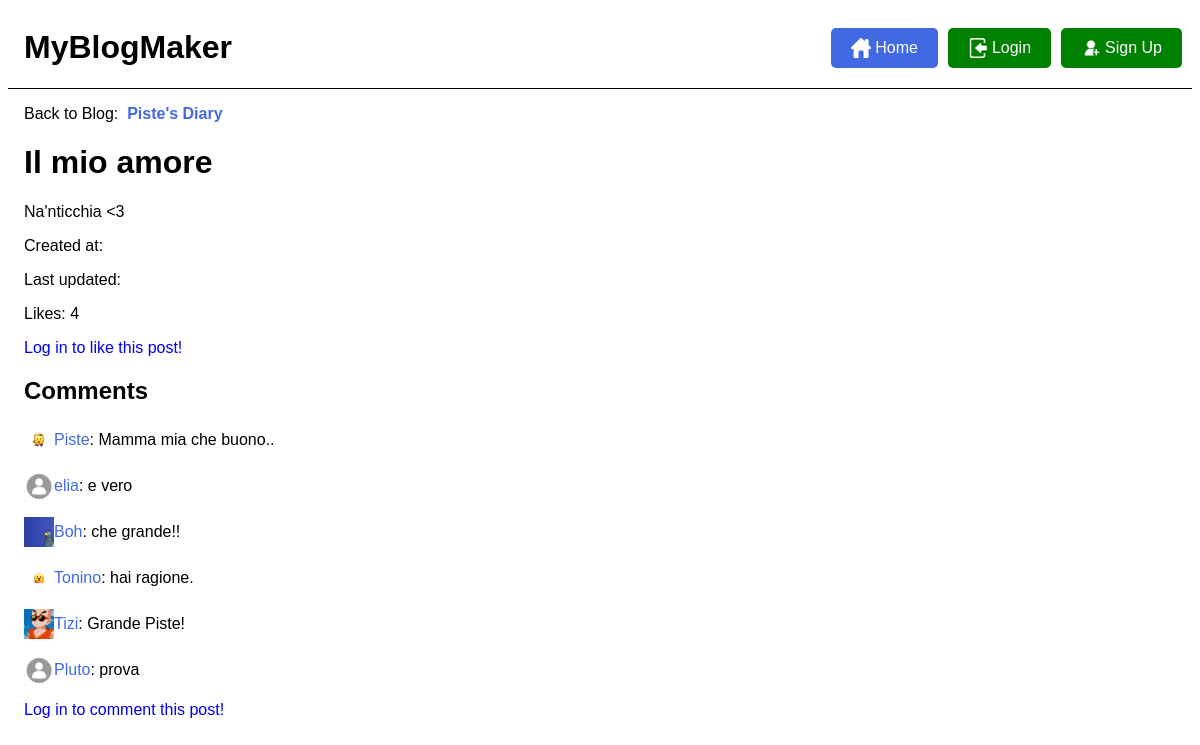
The app's page /post/2/ with its own data.
### blog/models.py (models this page shows, shortened)
class Post(models.Model):
    blog = models.ForeignKey(Blog, on_delete=models.CASCADE, related_name='posts')
    title = models.CharField(max_length=200)
    content = models.TextField()
    published_date = models.DateTimeField(default=timezone.now)
    author = models.ForeignKey(CustomUser, on_delete=models.CASCADE)
    likes = models.ManyToManyField(CustomUser, related_name='liked_posts', blank=True)
    def total_likes(self):
        return self.likes.count()

class Blog(models.Model):
    author = models.ForeignKey(CustomUser, on_delete=models.CASCADE)
    title = models.CharField(max_length=200)
    description = models.TextField()
    created_at = models.DateTimeField(default=timezone.now)
    followers = models.ManyToManyField(CustomUser, related_name='followed_blogs', blank=True)

class Comment(models.Model):
    post = models.ForeignKey(Post, on_delete=models.CASCADE, related_name='comments')
    author = models.ForeignKey(CustomUser, on_delete=models.CASCADE)
    content = models.TextField()
    created_at = models.DateTimeField(default=timezone.now)

### users/models.py (models this page shows, shortened)
class CustomUser(AbstractUser):
    profile_image = models.ImageField(upload_to='profile_images/', default='default.png')
    email = models.CharField(max_length=200, blank=True)
    bio = models.TextField(blank=True)

### blog/views.py (the view)
# urls.py: path('post/<int:pk>/', views.PostDetailView.as_view(), name='post_detail'),
class PostDetailView(DetailView):
    model = Post
    template_name = 'post_detail.html'
    def get_context_data(self, **kwargs):
        data = super().get_context_data(**kwargs)
        likes_connected = get_object_or_404(Post, id=self.kwargs['pk'])
        liked = False
        if likes_connected.likes.filter(id=self.request.user.id).exists():
            liked = True
        data['number_of_likes'] = likes_connected.total_likes()
        data['post_is_liked'] = liked
        data['form'] = CommentForm()
        return data

### templates/post_detail.html (shortened to what this page needs)
{% extends "base_generic.html" %}
{% load static %}
{% block content %}
    <div class="blog_link">
    <p>Back to Blog:  &nbsp;  </p>
    <a href="{% url 'blog_detail' object.blog.pk %}"><h4>{{ object.blog.title }}</h4></a>
    </div>
    <h1>{{ object.title }}</h1>
  <p>{{ object.content }}</p>
  <p>Created at: {{ object.created_at }}</p>
  <p>Last updated: {{ object.updated_at }}</p>
  <p>Likes: <span id="like-count-{{ post.id }}">{{ post.total_likes }}</span></p>
{% if user.is_authenticated %}
  <form action="{% url 'blogpost_like' object.id %}" method="POST">
    {% csrf_token %}
    {% if post_is_liked %}
    <button type="submit" name="blogpost_id" value="{{object.id}}" class="like_button">
    <img src={% static 'images/full_heart.png'%}>
    </button>
    {% else %}
    <button type="submit" name="blogpost_id" value="{{object.id}}" class="like_button">
    <img src={% static 'images/empty_heart.png'%}>
    </button>
    {% endif %}
  </form>
{% else %}
  <a class="btn btn-outline-info" href="{% url 'login' %}?next={{request.path}}">Log in to like this post!</a><br>
{% endif %}
  <h2>Comments</h2>
  <ul>
    {% for comment in object.comments.all %}
      <li>
          <div class="user-wrapper">
            <img src="{{ comment.author.profile_image.url }}" alt="{{ comment.author.username }}" class="profile-image">
            <a href="{% url 'profile' comment.author%}">{{ comment.author }}</a>: {{ comment.content }}
          </div>
      </li>
    {% endfor %}
  </ul>
{% if user.is_authenticated %}
  <button id="show-comment-form" class="blue-button"><div class="icon_button_wrapper">
      <img src={% static 'images/comment_icon.png'%}>Add a Comment</div></button>
  <div id="comment-form-wrapper" style="display: none;">
    <form id="comment-form" method="post" action="{% url 'add_comment' post.pk %}" class="comment-form">
      {% csrf_token %}
      {{ form.as_p }}
      <button type="submit" class="green-button">Publish</button>
    </form>
  </div>
    {% else %}
      <a class="btn btn-outline-info" href="{% url 'login' %}?next={{request.path}}">Log in to comment this post!</a><br>
{% endif %}
{% endblock %}

### static/style.css (style rules this page uses)
body { font-family: Source Sans Pro, Helvetica, sans-serif; }
ul { list-style: none; padding: 0; }
ul li:not(:last-child) { padding-bottom: 1em; }
a { text-decoration: none; }
.user-wrapper { display: flex; align-items: center; }
.profile-image { width: 30px; height: auto; }
.blog_link { display: flex; align-items: center; }
.blog_link p, .blog_link h4 { margin-bottom: 0; margin-top: 1em; }
.blog_info_wrapper a, .blog_link a, .user-wrapper a { color: royalblue; }

### records on screen
Post: blog "Piste's Diary", title "Il mio amore", content "Na'nticchia <3", total_likes "4"
Comment: author.profile_image (picture), author "Piste", content "Mamma mia che buono.."
Comment: author.profile_image (placeholder picture), author "elia", content "e vero"
Comment: author.profile_image (picture), author "Boh", content "che grande!!"
Comment: author.profile_image (picture), author "Tonino", content "hai ragione."
Comment: author.profile_image (picture), author "Tizi", content "Grande Piste!"
Comment: author.profile_image (placeholder picture), author "Pluto", content "prova"
